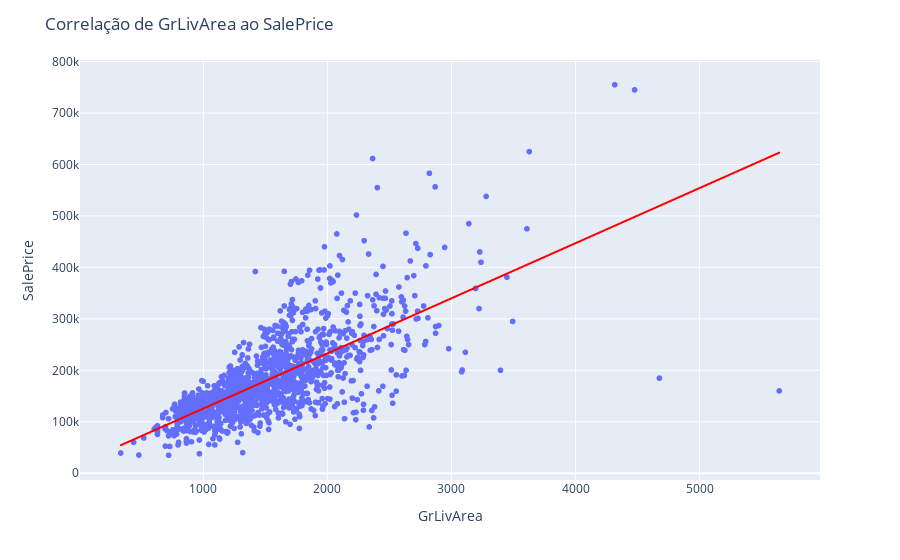

The cell this chart's notebook holds for it:
### Code cell
fig = px.scatter(train, trendline='ols', x='GrLivArea', y='SalePrice', trendline_color_override='red', hover_data=['OverallQual', 'SaleCondition'])
fig.update_layout(title = 'Correlação de GrLivArea ao SalePrice')

### Figure 1 — Plotly figure (JSON) as saved in the notebook; plotly's stock layout.template omitted (floating-point values rounded to 4 significant figures; data arrays with more than 128 entries replaced by an {"elided": "..."} marker saying what was removed)
{"data": [{"customdata": {"elided": "1460x2 mixed values"}, "hovertemplate": "GrLivArea=%{x}<br>SalePrice=%{y}<br>OverallQual=%{customdata[0]}<br>SaleCondition=%{customdata[1]}<extra></extra>", "legendgroup": "", "marker": {"color": "#636efa", "symbol": "circle"}, "mode": "markers", "name": "", "showlegend": false, "type": "scattergl", "x": {"elided": "1460 int values"}, "xaxis": "x", "y": {"elided": "1460 int values"}, "yaxis": "y"}, {"hovertemplate": "<b>OLS trendline</b><br>SalePrice = 107.13 * GrLivArea + 18569<br>R<sup>2</sup>=0.502149<br><br>GrLivArea=%{x}<br>SalePrice=%{y} <b>(trend)</b><extra></extra>", "legendgroup": "", "line": {"color": "red"}, "marker": {"color": "#636efa", "symbol": "circle"}, "mode": "lines", "name": "", "showlegend": false, "type": "scattergl", "x": {"elided": "1460 int values"}, "xaxis": "x", "y": {"elided": "1460 float values"}, "yaxis": "y"}], "layout": {"legend": {"tracegroupgap": 0}, "margin": {"t": 60}, "title": {"text": "Correlação de GrLivArea ao SalePrice"}, "xaxis": {"anchor": "y", "domain": [0, 1], "title": {"text": "GrLivArea"}}, "yaxis": {"anchor": "x", "domain": [0, 1], "title": {"text": "SalePrice"}}}}
